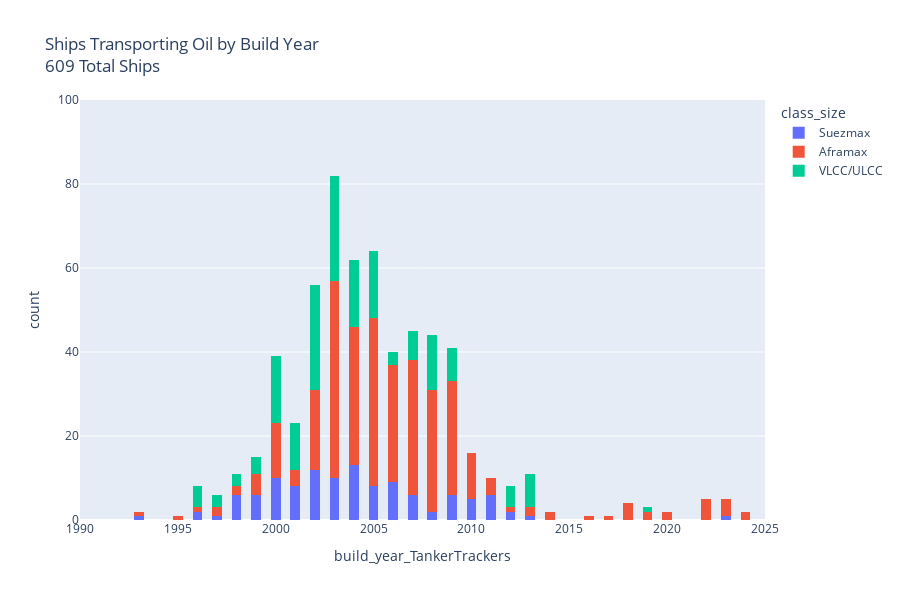

Write notebook code for a chart like this one.
### Code cell
fig = px.histogram(oil_ships, x="build_year_TankerTrackers", color="class_size", nbins=100, title=f"Ships Transporting Oil by Build Year <br>"
                                                                            f"{oil_ships.shape[0]} Total Ships")
fig.update_layout(width=900, height=600)
fig.update_layout(
    xaxis=dict(range=[1990, 2025]),  # Sets x-axis range
    yaxis=dict(range=[0, 100])  # Sets -axis range
)

fig.show()
fig.write_html("oil_ships_year_interactive_plot.html")

### Figure 1 — Plotly figure (JSON) as saved in the notebook; plotly's stock layout.template omitted (floating-point values rounded to 4 significant figures; data arrays with more than 128 entries replaced by an {"elided": "..."} marker saying what was removed)
{"data": [{"bingroup": "x", "hovertemplate": "class_size=Suezmax<br>build_year_TankerTrackers=%{x}<br>count=%{y}<extra></extra>", "legendgroup": "Suezmax", "marker": {"color": "#636efa", "pattern": {"shape": ""}}, "name": "Suezmax", "nbinsx": 100, "orientation": "v", "showlegend": true, "type": "histogram", "x": [1993, 1996, 1996, 1997, 1998, 1998, 1998, 1998, 1999, 1998, 2000, 2000, 1999, 1999, 2000, 1999, 1998, 1999, 2000, 2000, 2000, 2001, 1999, 2000, 2000, 2001, 2000, 2000, 2001, 2001, 2001, 2002, 2002, 2002, 2001, 2002, 2002, 2002, 2002, 2003, 2002, 2003, 2003, 2003, 2002, 2003, 2003, 2002, 2003, 2004, 2003, 2005, 2001, 2001, 2002, 2002, 2003, 2004, 2004, 2004, 2003, 2004, 2004, 2004, 2004, 2004, 2004, 2004, 2005, 2005, 2004, 2004, 2005, 2005, 2006, 2006, 2006, 2005, 2005, 2006, 2007, 2006, 2006, 2005, 2007, 2007, 2006, 2006, 2006, 2007, 2007, 2008, 2008, 2009, 2007, 2010, 2009, 2009, 2009, 2010, 2011, 2010, 2009, 2010, 2009, 2010, 2011, 2011, 2011, 2011, 2013, 2011, 2012, 2012, 2023], "xaxis": "x", "yaxis": "y"}, {"bingroup": "x", "hovertemplate": "class_size=Aframax<br>build_year_TankerTrackers=%{x}<br>count=%{y}<extra></extra>", "legendgroup": "Aframax", "marker": {"color": "#EF553B", "pattern": {"shape": ""}}, "name": "Aframax", "nbinsx": 100, "orientation": "v", "showlegend": true, "type": "histogram", "x": {"elided": "325 int values"}, "xaxis": "x", "yaxis": "y"}, {"bingroup": "x", "hovertemplate": "class_size=VLCC/ULCC<br>build_year_TankerTrackers=%{x}<br>count=%{y}<extra></extra>", "legendgroup": "VLCC/ULCC", "marker": {"color": "#00cc96", "pattern": {"shape": ""}}, "name": "VLCC/ULCC", "nbinsx": 100, "orientation": "v", "showlegend": true, "type": "histogram", "x": {"elided": "169 int values"}, "xaxis": "x", "yaxis": "y"}], "layout": {"barmode": "relative", "height": 600, "legend": {"title": {"text": "class_size"}, "tracegroupgap": 0}, "title": {"text": "Ships Transporting Oil by Build Year <br>609 Total Ships"}, "width": 900, "xaxis": {"anchor": "y", "domain": [0, 1], "range": [1990, 2025], "title": {"text": "build_year_TankerTrackers"}}, "yaxis": {"anchor": "x", "domain": [0, 1], "range": [0, 100], "title": {"text": "count"}}}}
